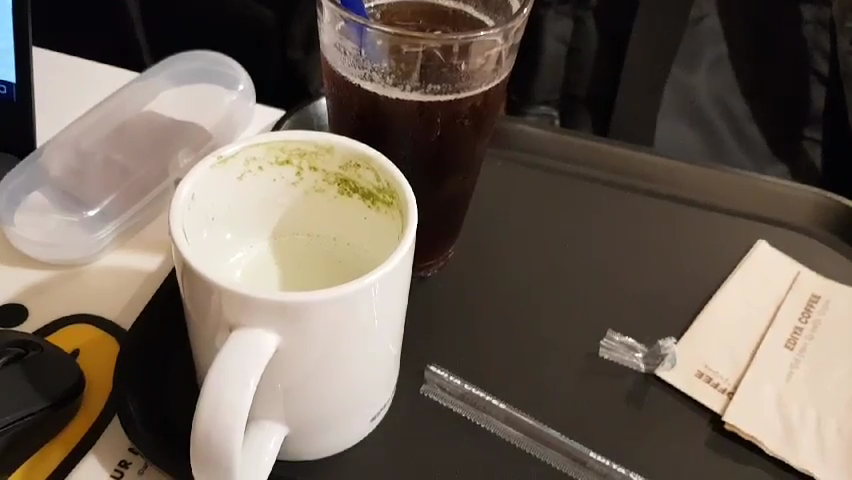
#> input picture similarity score/image/train/img11.png, 852 x 480 px, given in place of t_img_1.jpeg, which was not available
$ jupyter execute --allow-errors 'Feature matching_Homograpy.ipynb'   (older library calls are emulated)
#> lines starting #> are read from the running program, lines starting #| are printed output that depends on the picture
[cell 1]
#Opencv Python - Similarity score from Feature matching + Homograpy
#https://answers.opencv.org/question/60350/opencv-python-similarity-score-from-feature-matching-homograpy/
#Homography : http://www.gisdeveloper.co.kr/?p=6832
#입력 데이터를 비슷한 크기로 가져야 한다, 아니라면 너무 많은 특징이 검출될 수 있다

import cv2
import numpy as np
import os

[cell 2]
def feature_matcher(query_image, image_folder):

#> called with query_image = './image/test/t_img_1.jpeg', image_folder = '/image/train'
    min_match_count = 10

    img1 = cv2.imread(query_image, 0)
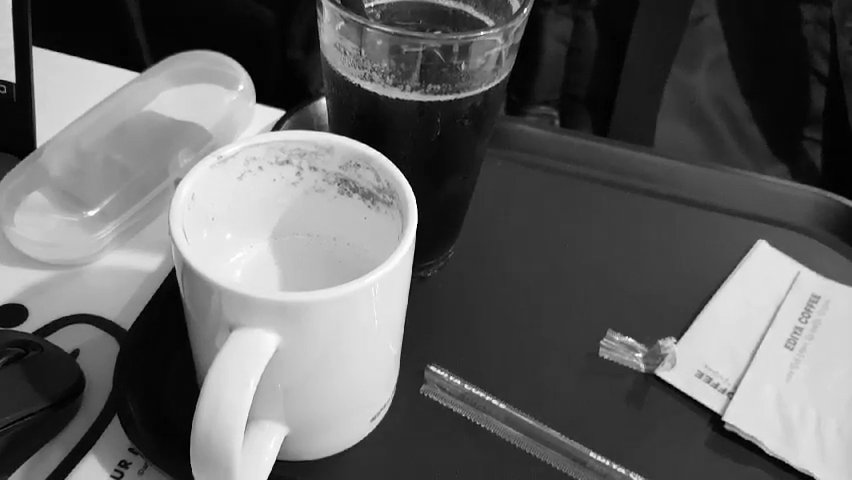
#> img1: shape (480, 852); min 0, max 255, mean 99.1
    surf = cv2.xfeatures2d.SURF_create(800)
    kp1, des1 = surf.detectAndCompute(img1, None)

    bf = cv2.BFMatcher(cv2.NORM_L2)

    path_files = os.getcwd()
    all_files = next(os.walk('.'+image_folder))[2]
#    print(path_files + all_files[0])

    good_matches = []
    match_max = -1
    match_img = ''

    for file_name_temp in all_files:
        try:
            train_image = path_files + image_folder + '/' + file_name_temp
# [8 lines of commented-out code are left out]

            img2 = cv2.imread(train_image, 0)
            surf = cv2.xfeatures2d.SURF_create(800)
            kp2, des2 = surf.detectAndCompute(img2, None)

#             print(1)
            matches = bf.knnMatch(des1, des2, k=2)

#             print(2)
            good = []
            for m, n in matches:
                if m.distance < 0.7*n.distance:
                    good.append(m)

#             print(3)
            if len(good) > min_match_count:

                src_pts = np.float32([kp1[m.queryIdx].pt for m in good]).reshape(-1,1,2)
                dst_pts = np.float32([kp2[m.trainIdx].pt for m in good]).reshape(-1,1,2)

#                 print(4)
                M, mask = cv2.findHomography(src_pts, dst_pts, cv2.RANSAC, 5.0)

#                 print(5)
                matchesMask = mask.ravel().tolist()

#                 print(6)
                h, w = img1.shape
                pts = np.float32([[0, 0], [0, h-1], [w-1, h-1], [w-1, 0]]).reshape(-1,1,2)
                dst = cv2.perspectiveTransform(pts, M)

# [9 lines of commented-out code are left out]
                good_matches.append(len(good))

                print("-" * 2, file_name_temp)
                print("number of good matches", len(good))

                #Get max matches img, len(good)
                if match_max < len(good):
                    match_max = len(good)
                    match_img = file_name_temp

# [5 lines of commented-out code are left out]
                print()
#                 print(9)

        except Exception as ex: # 에러 종류
            print('에러가 발생 했습니다', ex)

    print(good_matches)
    print(max(good_matches))
    print(min(good_matches))
#     print(match_max)
    print(match_img)
#     print(good_matches.index(max(good_matches)))
#     print(all_files[good_matches.index(max(good_matches))+1])
    print(1.0 * sum(good_matches) / len(good_matches))
    featureMatching(query_image, path_files + image_folder + '/' + match_img)


$ run again, on similarity score/image/train/img18.png
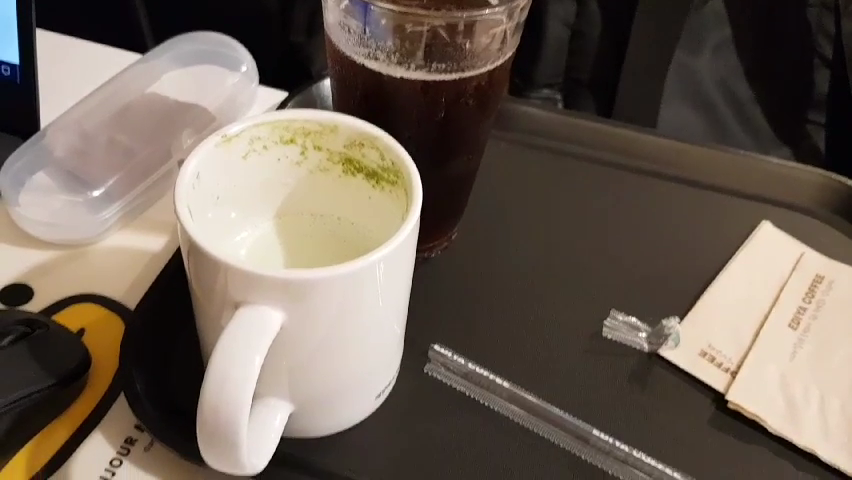
#> input picture similarity score/image/train/img18.png, 852 x 480 px, given in place of t_img_1.jpeg, which was not available
#> in feature_matcher, `img1 = cv2.imread(query_image, 0)`:
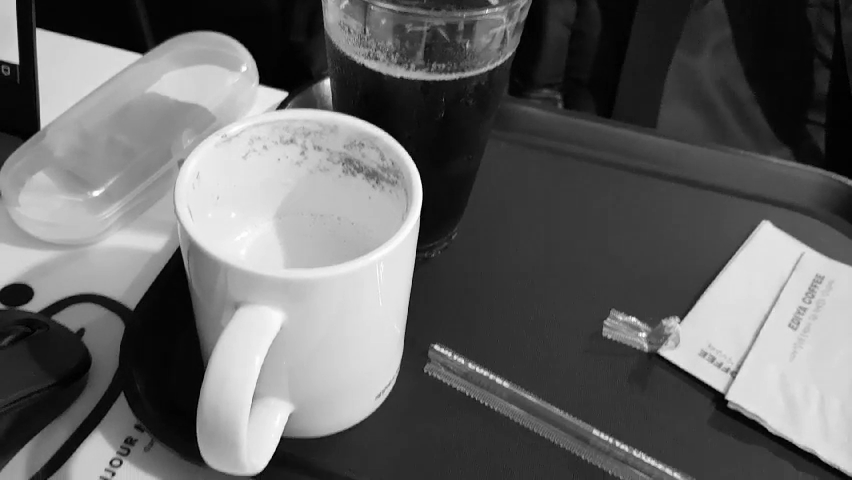
#> img1: shape (480, 852); min 0, max 255, mean 100.7

$ run again, on similarity score/image/train/img26.png
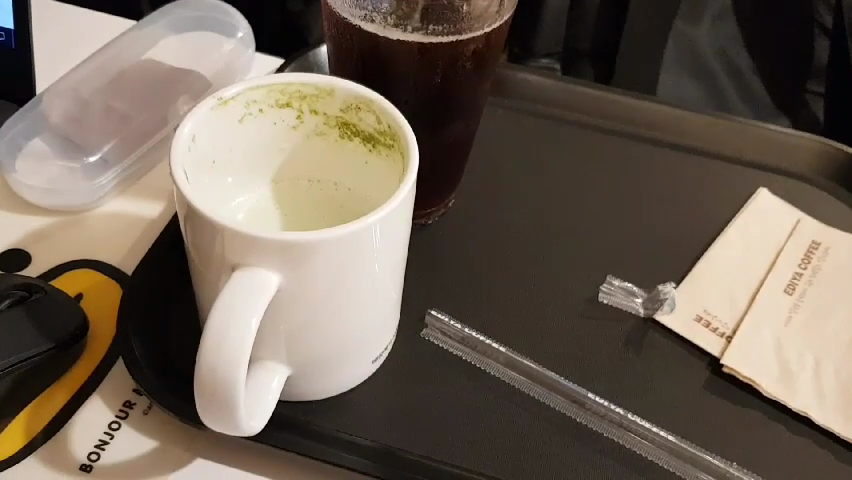
#> input picture similarity score/image/train/img26.png, 852 x 480 px, given in place of t_img_1.jpeg, which was not available
#> in feature_matcher, `img1 = cv2.imread(query_image, 0)`:
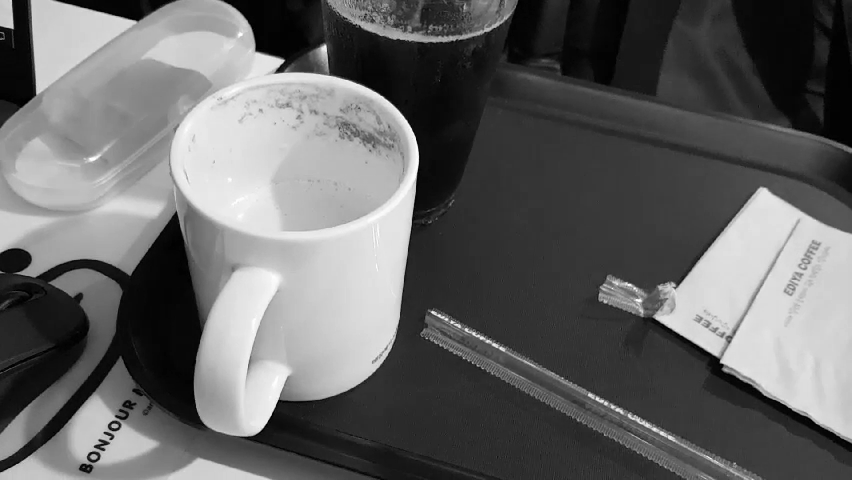
#> img1: shape (480, 852); min 0, max 255, mean 101.4

$ run again, on similarity score/image/train/img281.png
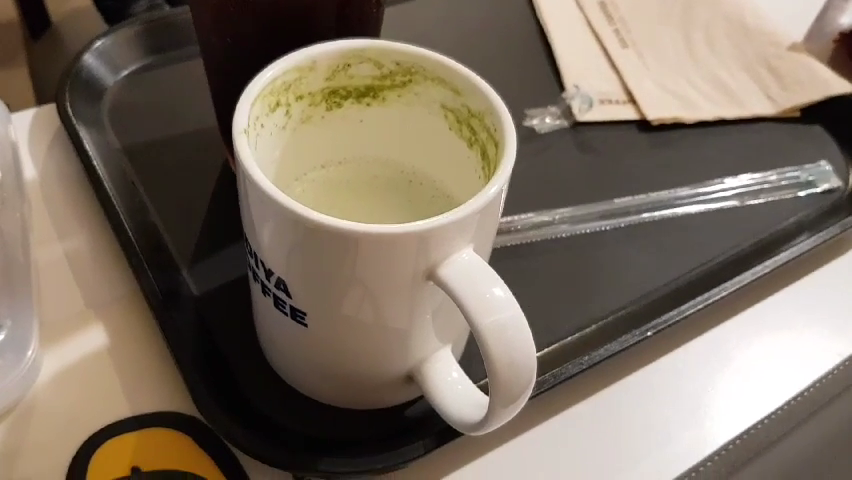
#> input picture similarity score/image/train/img281.png, 852 x 480 px, given in place of t_img_1.jpeg, which was not available
#> in feature_matcher, `img1 = cv2.imread(query_image, 0)`:
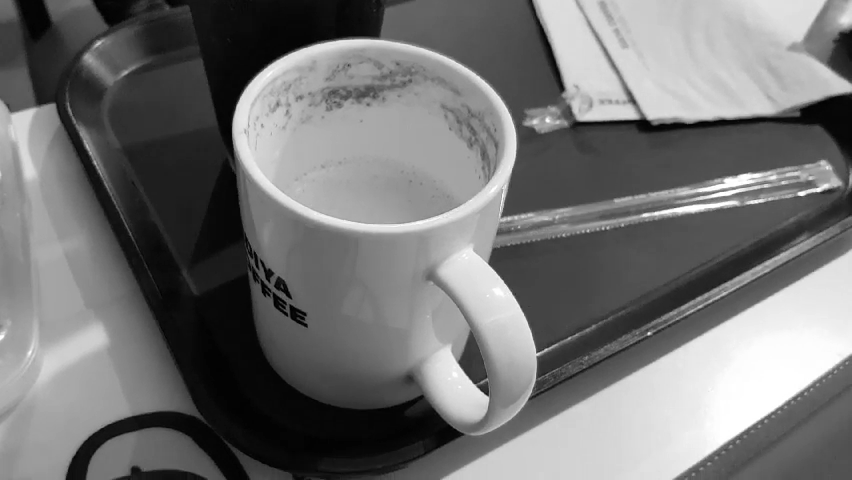
#> img1: shape (480, 852); min 0, max 255, mean 115.1
